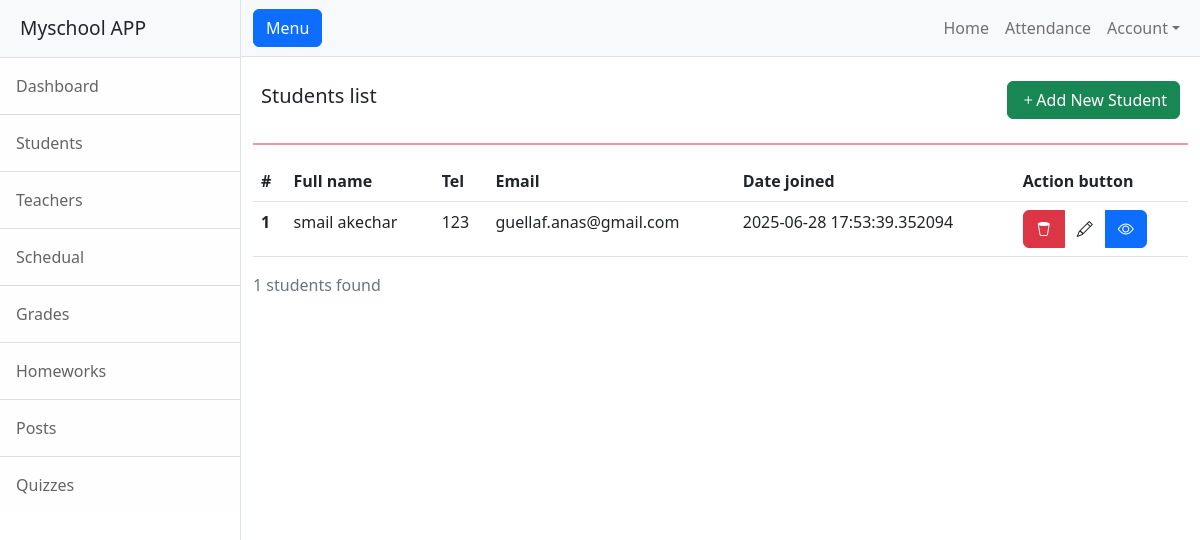
Page /student on the committed database.
### app.py (models this page shows)
class Student(db.Model):
    fullname = CharField()
    tel = CharField()
    email = CharField(unique=True)
    avatar = CharField(null=True)
    joining_date = DateTimeField(default=datetime.now, formats='%Y-%m-%d %H:%M:%S')
    group = ForeignKeyField(Group, backref='students', null=True)
    class Meta:
        database = db

### app.py (the view)
@app.route("/student", methods=['GET', 'POST'])
def student_list():
    students = Student.select()
    counter = students.count()
    return render_template('student.html',students=students, counter = counter)

### templates/student.html (shortened to what this page needs)
{% extends "base.html" %}
{% block content %}
<div class="d-flex justify-content-between align-items-center p-2">
        <h5>Students list</h5>
        <a href="{{ url_for('add_student') }}" class="btn btn-success" type="submit"><i class="bi bi-plus"></i>Add New Student </a>
</div>
<hr class="border border-danger border-1 opacity-50">
<table class="table">
    <thead>
      <tr>
        <th scope="col">#</th>
        <th scope="col">Full name</th>
        <th scope="col">Tel</th>
        <th scope="col">Email</th>
        <th scope="col">Date joined</th>
        <th scope="col">Action button</th>
      </tr>
    </thead>
    <tbody>
      {% for student in students %}
       <tr>
        <th scope="row">{{ student.id }}</th>
        <td>{{ student.fullname }}</td>
        <td>{{ student.tel }}</td>
        <td>{{ student.email }}</td>
        <td>{{ student.joining_date }}</td>
        <td>
          <div class="btn-group" role="group" aria-label="action button group">
            <a href="{{ url_for('show_confirmation', student_id=student.id) }}" type="button" class="btn btn-danger"><i class="bi bi-trash2"></i></a>
            <a href="" type="button" class="btn btn-wanrning"><i class="bi bi-pencil"></i></a>
            <button href="" type="button" class="btn btn-primary" class="viewStudent" data-bs-toggle="modal" data-bs-target="#studentModal" data-name="{{ student.fullname }}" data-tel="{{ student.tel }}" data-email="{{ student.email }}" data-joining="{{ student.joining_date }}">
              <i class="bi bi-eye"></i>
            </button>
          </div>
        </td>
      </tr>
      {% endfor %}
    </tbody>
  </table>
<p class="text-muted">{{ counter }} students found</p>
{% endblock content %}

### rows in the picture
Student: id "1", fullname "smail akechar", tel "123", email "guellaf.anas@gmail.com", joining_date "2025-06-28 17:53:39.352094"

### other values in the picture
{{ counter }} "1"
